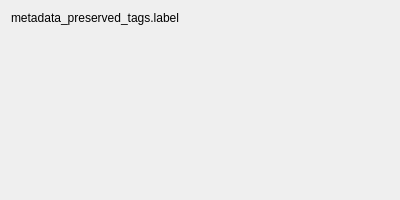
<?xml version="1.0" encoding="UTF-8"?>
<ui version="4.0">
 <class>CleanMetadataOptionsPage</class>
 <widget class="QWidget" name="CleanMetadataOptionsPage">
  <property name="geometry">
   <rect>
    <x>0</x>
    <y>0</y>
    <width>400</width>
    <height>200</height>
   </rect>
  </property>
  <property name="sizePolicy">
   <sizepolicy hsizetype="MinimumExpanding" vsizetype="Preferred">
    <horstretch>0</horstretch>
    <verstretch>0</verstretch>
   </sizepolicy>
  </property>
  <property name="minimumSize">
   <size>
    <width>300</width>
    <height>130</height>
   </size>
  </property>
  <property name="windowTitle">
   <string>window.title</string>
  </property>
  <layout class="QVBoxLayout">
   <item>
    <widget class="QLabel" name="preserved_tags_label">
     <property name="text">
      <string>metadata_preserved_tags.label</string>
     </property>
    </widget>
   </item>
   <item>
    <widget class="TagListEditor" name="preserved_tags" native="true">
     <property name="sizePolicy">
      <sizepolicy hsizetype="Preferred" vsizetype="MinimumExpanding">
       <horstretch>0</horstretch>
       <verstretch>1</verstretch>
      </sizepolicy>
     </property>
     <property name="minimumSize">
      <size>
       <width>0</width>
       <height>80</height>
      </size>
     </property>
    </widget>
   </item>
   <item>
    <spacer name="verticalSpacer">
     <property name="orientation">
      <enum>Qt::Orientation::Vertical</enum>
     </property>
     <property name="sizeHint" stdset="0">
      <size>
       <width>20</width>
       <height>20</height>
      </size>
     </property>
    </spacer>
   </item>
  </layout>
 </widget>
 <customwidgets>
  <customwidget>
   <class>TagListEditor</class>
   <extends>QWidget</extends>
   <header>picard.ui.widgets.taglisteditor</header>
   <container>1</container>
  </customwidget>
 </customwidgets>
 <resources/>
 <connections/>
</ui>
